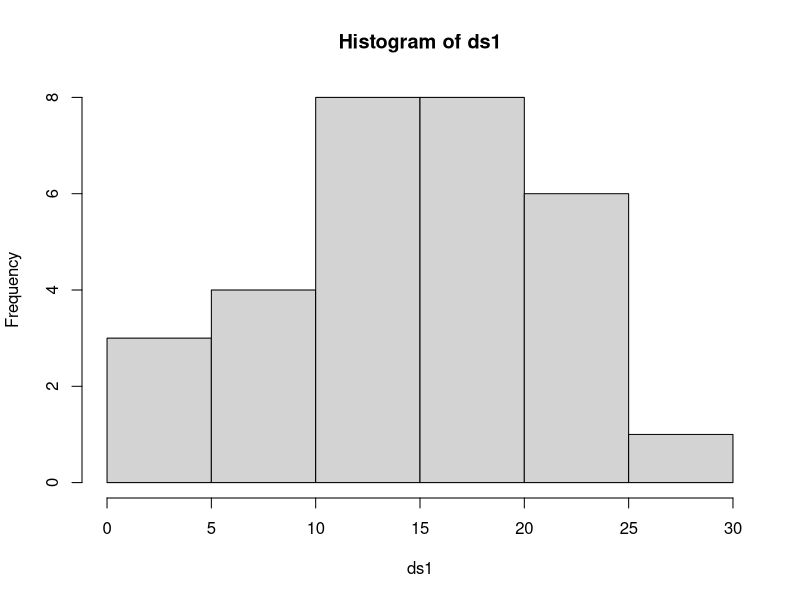
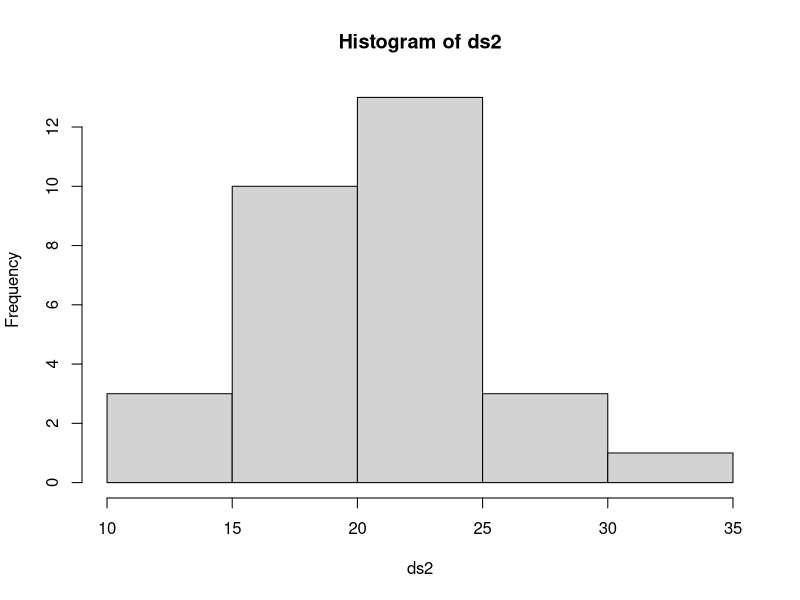
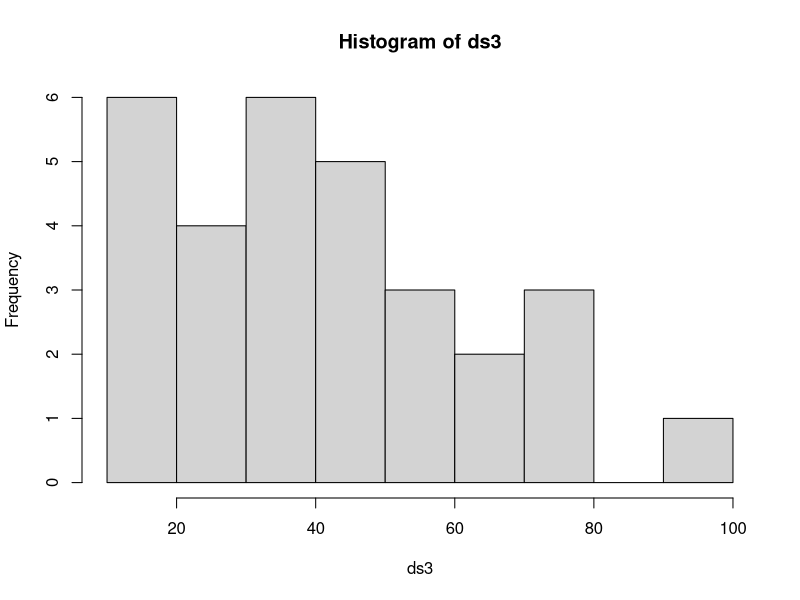

Recreate these plots in R, in order.
ds1 = c(19, 24, 12, 19, 18, 24, 8, 5, 9, 20, 13, 11, 1, 12, 11, 10, 22, 21, 7, 16, 15, 15, 26, 16, 1,
        13, 21, 21, 20, 19)
ds2 = c(17, 24, 21, 22, 26, 22, 19, 21, 23, 11, 19, 14, 23, 25, 26, 15, 17, 26, 21, 18, 19, 21, 24,
        18, 16, 20, 21, 20, 23, 33)
ds3 = c(56, 52, 13, 34, 33, 18, 44, 41, 48, 75, 24, 19, 35, 27, 46, 62, 71, 24, 66, 94, 40, 18, 15,
        39, 53, 23, 41, 78, 15, 35)
hist(ds1)
hist(ds2)
hist(ds3)

mean(ds1)
median(ds1)
mean(ds2)
median(ds2)
mean(ds3)
median(ds3)